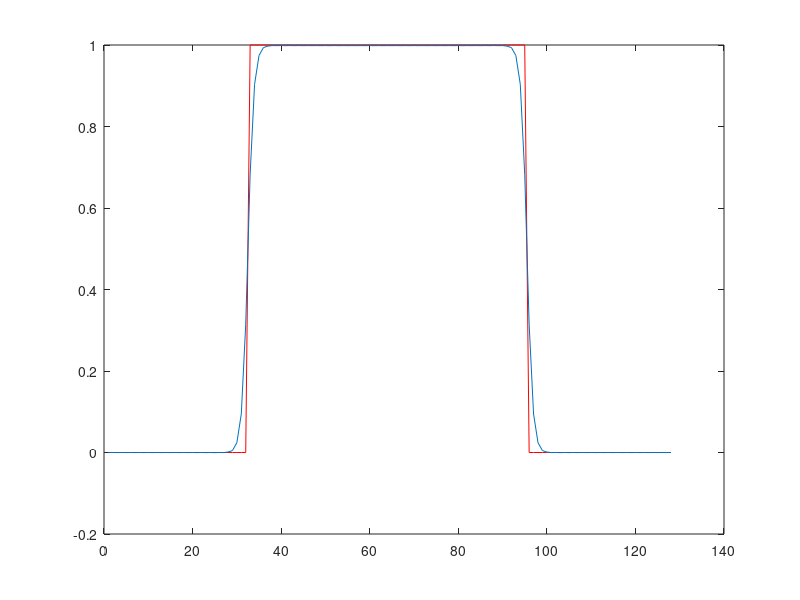

MATLAB code to generate this figure:
clear all;
D=1.0;
dt=0.1;
N=128;
m=2;
L=1.0;
A=1.0;
kappa=1.0;

% Declarations
phi=zeros(N,1);

% Initial profile
for i=1:N
    if (i>N/4 && i<3*N/4)
        phi(i)=1;
    end
end

plot(phi, 'r')
hold on

% Define g
g=zeros(N,1);

% Periodic Boundary
halfN=N/2;
delk=2*pi/N;

% Evolve the profile

for p=1:5
    
    for i=1:N
        
        %Define g
        g=2*A*phi.*(1-phi).*(1-2*phi);
        
        % FFT
        phi_hat=fft(phi);
        g_hat=fft(g);
        
        %Periodic Boundary Condition
        if ((i) <= halfN) %we take (i-1) to include the k = 0 point
            k=(i)*delk;
        end
        
        if ((i) > halfN)
            k=(i-N)*delk;
        end
        
        k2=k*k;
        
        phi_hat(i)=(phi_hat(i)-L*dt*g_hat(i))/(1+2*kappa*L*k2*dt);
        
        phi=real(ifft(phi_hat));
    end
    
    
end
plot(phi);
